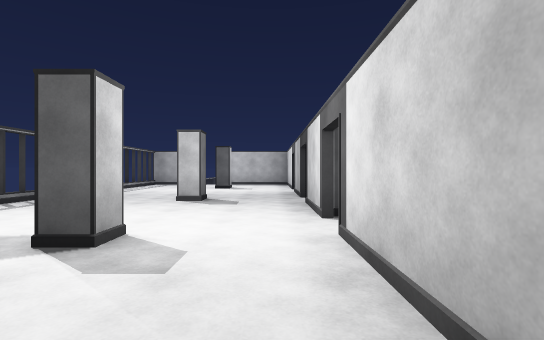
view 1 (above)

24 first-person views from a walk through a 3-D level made in the Unity game engine. The camera is 1.3 m above the floor, looks level and sees 85° across. The floor is counted in squares, 2 m on a side. Each view is taken from the middle of a square. On the plan, view 1 faces up. The plan holds only what a view shows up to about 9 squares ahead; the rest is blank. The place goes on beyond the plan. Door leaves are left out, so doorways stand open. Surface patterns are stand-ins for the level's own textures.

view 2
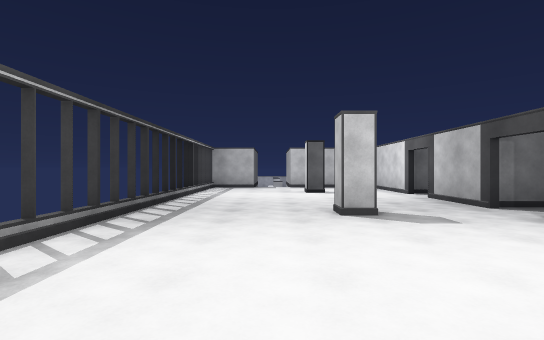

view 3
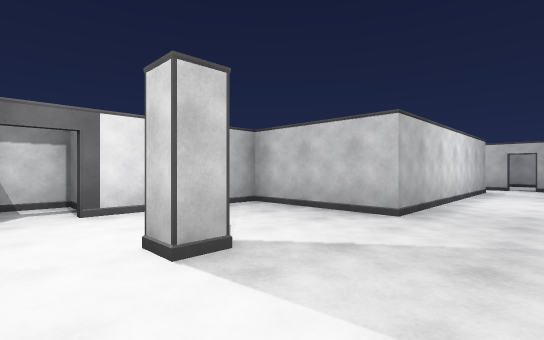

view 4
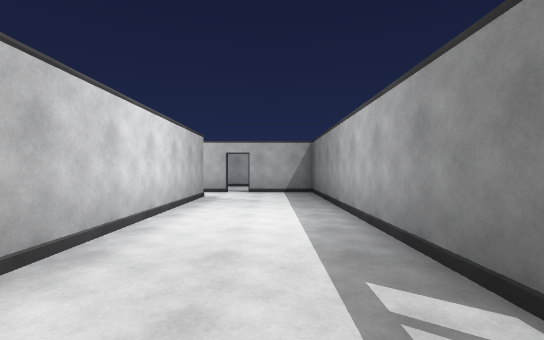

view 5
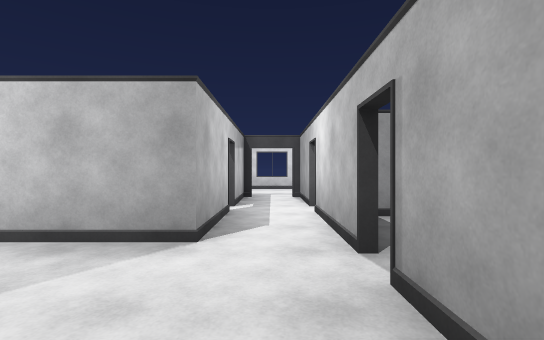

view 6
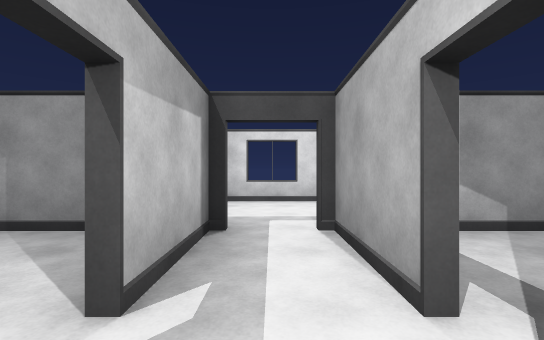

view 7
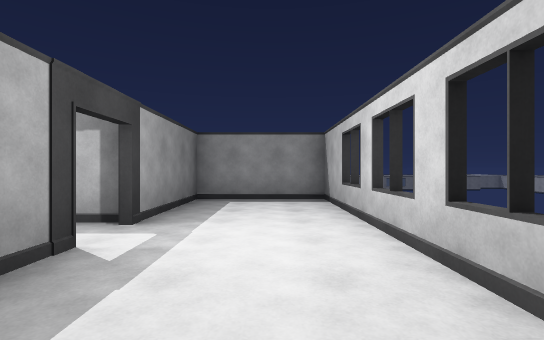

view 8
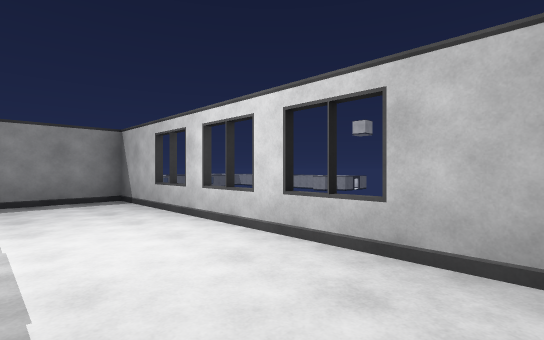

view 9
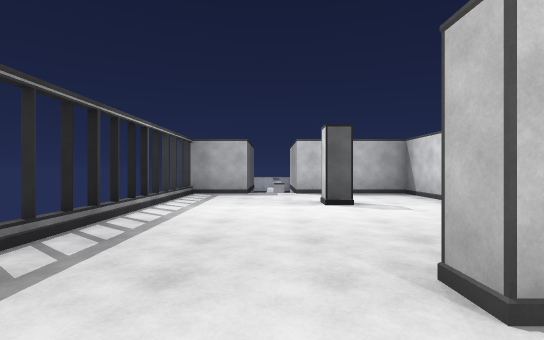

view 10
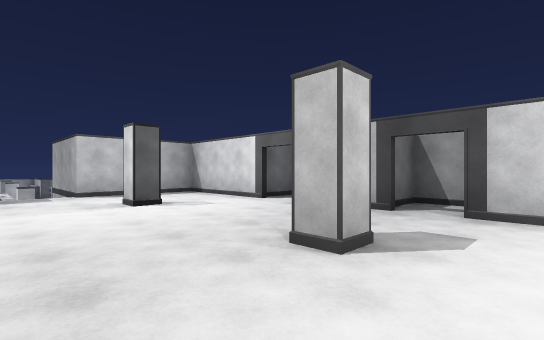

view 11
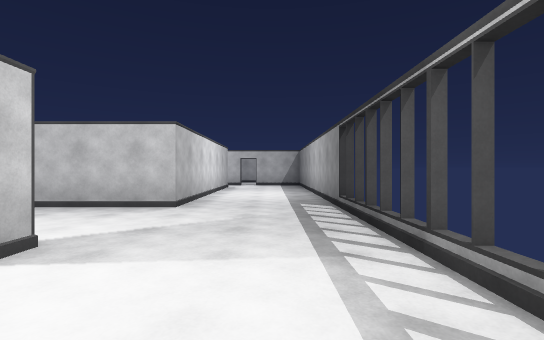

view 12
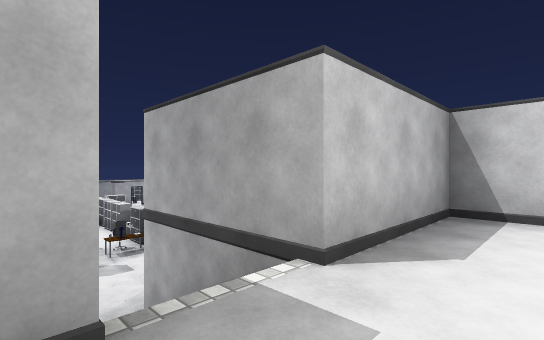

view 13
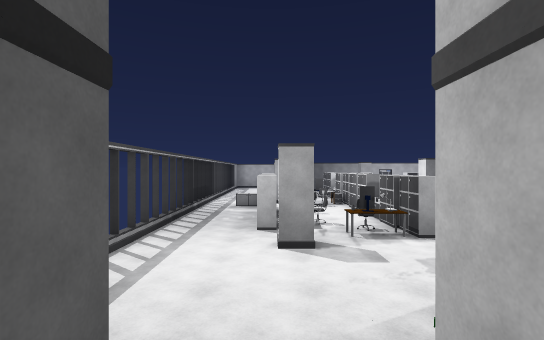

view 14
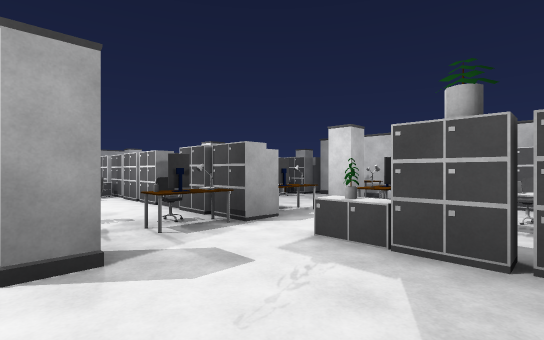

view 15
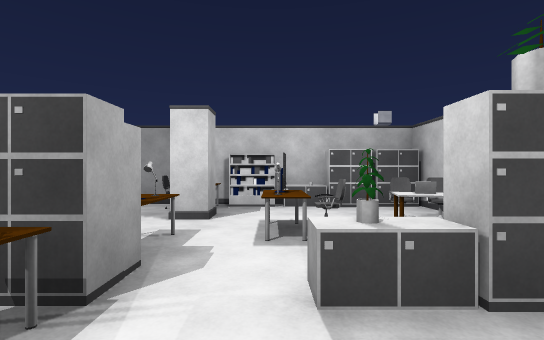

view 16
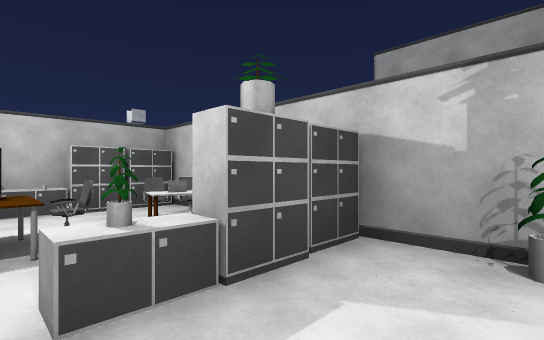

view 17
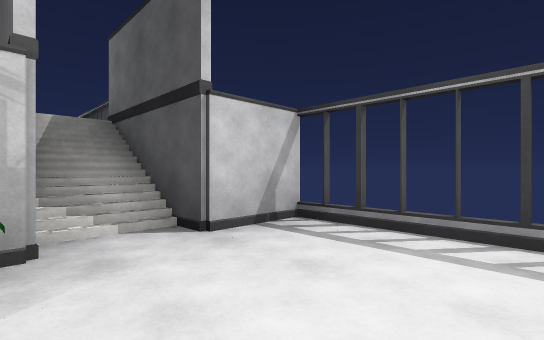

view 18
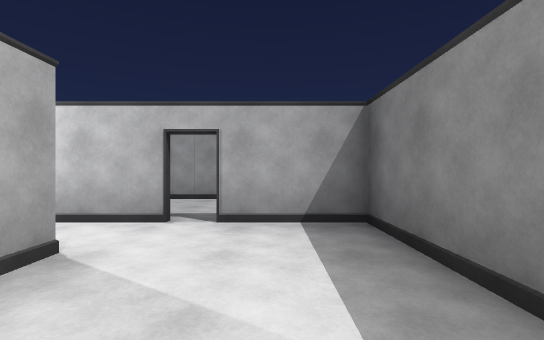

view 19
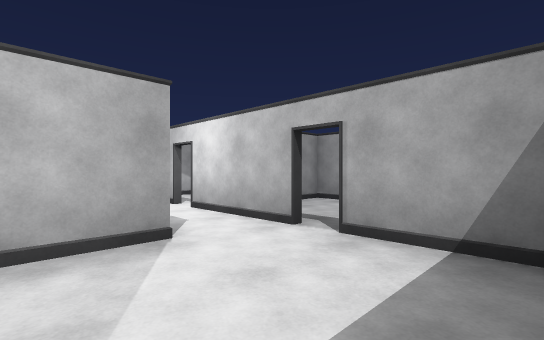

view 20
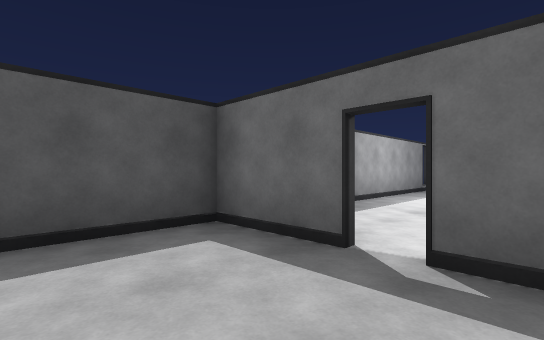

view 21
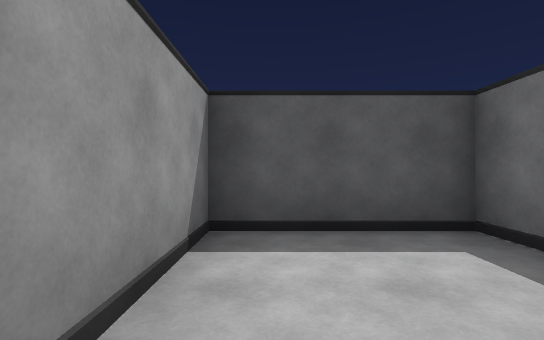

view 22
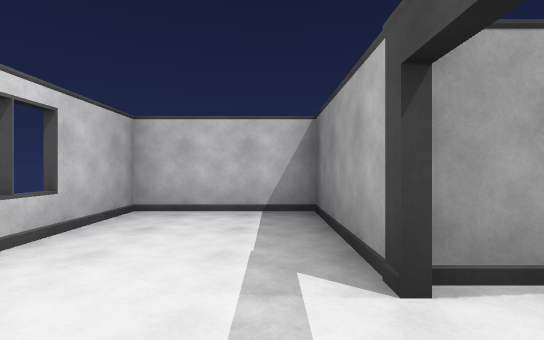

view 23
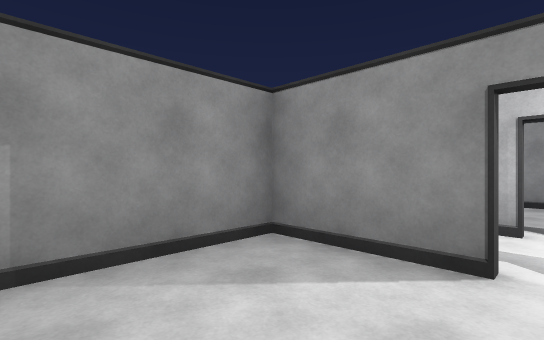

view 24
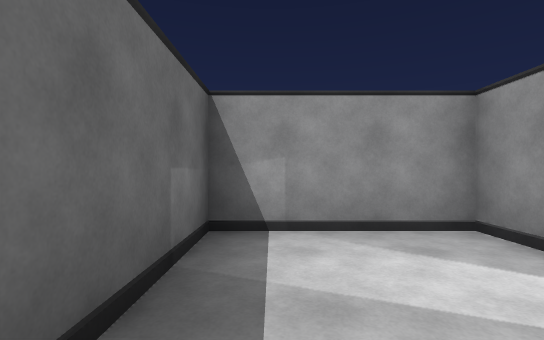

### Floor plan
Key: @ floor where view 1 was taken; # wall or solid block; . main floor; - floor 3 m lower than the main floor; / step, stairs or slope; D open door; P pillar; C chair; M monitor; A cabinet; S shelf; O other object.
Columns run from 6 left of view 1 to 6 right of it. Each row starts with its distance up from view 1.
 21  #- OC   O#
 20  #-AOMMOP #
 19  #-P-OMOOS#
 18  #---AAC-O#
 17  #--O-A CA#
 16  ##-###  ##
 15   #/#
 14  ##/####
 13  #.....#
 12  #.....#
 11  #..P..#
 10  #.....#
  9  #.....#
  8  #.....#
  7  #.....#
  6  #..P..#
  5  #.....#
  4  #.....#
  3  #..P..#
  2  #.....#
  1  #.....#
  0 ##....@#
 -1 #...####
 -2 #...#
 -3 #...#########
 -4 #...#...#...#
 -5 #...# ..#...#
 -6 #...##D##..##
 -7 #.......D..#
 -8 ###D##D##..#
 -9 #....#..#..##
-10 #....#..#...#
-11 #############

Where each view was taken, in squares from view 1:
view 1: 0 up, 0 right, facing up
view 2: 2 up, 3 left, facing up
view 3: 4 up, 4 left, facing down-right
view 4: 1 up, 4 left, facing down
view 5: 7 down, 5 left, facing right
view 6: 7 down, 1 left, facing right
view 7: 10 down, 4 right, facing up
view 8: 10 down, 3 right, facing up-right
view 9: 5 up, 3 left, facing up
view 10: 5 up, 4 left, facing up-right
view 11: 5 up, 4 left, facing down
view 12: 12 up, 4 left, facing up-right
view 13: 15 up, 3 left, facing up
view 14: 17 up, 3 left, facing up-right
view 15: 19 up, 2 left, facing right
view 16: 19 up, 2 left, facing down-right
view 17: 19 up, 2 left, facing down-left
view 18: 4 down, 4 left, facing down
view 19: 5 down, 5 left, facing down-right
view 20: 10 down, 2 left, facing up-left
view 21: 10 down, 2 left, facing left
view 22: 6 down, 3 right, facing down
view 23: 4 down, 0 right, facing down-right
view 24: 4 down, 1 left, facing right
